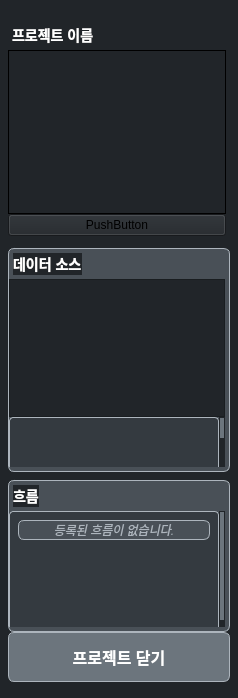
<?xml version="1.0" encoding="UTF-8"?>
<ui version="4.0">
 <class>ProjectMenuPanel</class>
 <widget class="QWidget" name="ProjectMenuPanel">
  <property name="geometry">
   <rect>
    <x>0</x>
    <y>0</y>
    <width>238</width>
    <height>698</height>
   </rect>
  </property>
  <property name="autoFillBackground">
   <bool>false</bool>
  </property>
  <property name="styleSheet">
   <string notr="true">QWidget {
    background-color: #212529;
}
QLabel#project_name {
    font-size: 14px; 
    font-weight: bold; 
    color: white; 
    padding-bottom: 0px;
}
QFrame#desc_box {
    background-color: #495057;
    border-radius: 6px;
    border: 1px solid #adb5bd;
    margin-top: 8px;
    min-height: 100px;
}
QTextEdit#desc_text {
    color: #e9ecef;
    background: transparent;
    border: none;
    padding: 0px;
    margin: 0px;
    min-height: 100px;
}
QFrame#data_section, QFrame#flow_section {
    background-color: #495057;
    border-radius: 6px;
    border: 1px solid #adb5bd;
    margin-top: 8px;
    min-height: 150px;
}
QLabel#data_label, QLabel#flow_label {
    font-size: 14px; 
    font-weight: bold; 
    color: white; 
    padding: 0px;
    margin: 0px;
}
QPushButton#data_add_btn, QPushButton#flow_add_btn {
    border: none;
    background-color: transparent;
    padding: 0px;
    margin: 0px;
    margin-top: 2px;
}
QFrame#data_list_container, QFrame#flow_list_container {
    background-color: #343a40;
    border: 1px solid #adb5bd;
    border-radius: 4px;
    min-height: 120px;
}
QLabel#no_data_label, QLabel#no_flow_label {
    color: #adb5bd;
    font-style: italic;
    font-size: 12px;
}
QPushButton#close_btn {
    background-color: #6c757d;
    padding: 8px;
    border-radius: 6px;
    text-align: center;
    font-size: 16px;
    font-weight: bold;
    border: 1px solid #adb5bd;
    color: white;
    min-height: 32px;
}
QPushButton#close_btn:hover {
    background-color: #868e96;
    border-color: #ced4da;
}
QScrollArea {
    border: none;
    background: transparent;
    border-radius: 6px;
    padding: 0px;
    margin: 0px;
}
QScrollArea QWidget#desc_container {
    background: transparent;
    border-radius: 6px;
    padding: 0px;
    margin: 0px;
}
QScrollArea QFrame {
    border: 1px solid #adb5bd;
    border-radius: 6px;
    background-color: #495057;
    padding: 0px;
    margin: 0px;
}
QScrollBar:vertical {
    border: none;
    background: transparent;
    width: 6px;
    margin: 1px 1px 1px 1px;
}
QScrollBar::handle:vertical {
    background: #6c757d;
    border-radius: 3px;
    min-height: 20px;
}
QScrollBar::handle:vertical:hover {
    background: #868e96;
}
QScrollBar::add-line:vertical, QScrollBar::sub-line:vertical {
    height: 0px;
}
QScrollBar::add-page:vertical, QScrollBar::sub-page:vertical {
    background: transparent;
}
</string>
  </property>
  <layout class="QVBoxLayout" name="menu_layout">
   <property name="spacing">
    <number>0</number>
   </property>
   <property name="leftMargin">
    <number>8</number>
   </property>
   <property name="topMargin">
    <number>20</number>
   </property>
   <property name="rightMargin">
    <number>8</number>
   </property>
   <property name="bottomMargin">
    <number>16</number>
   </property>
   <item>
    <widget class="QFrame" name="project_section">
     <property name="frameShape">
      <enum>QFrame::Shape::Panel</enum>
     </property>
     <property name="frameShadow">
      <enum>QFrame::Shadow::Plain</enum>
     </property>
     <property name="lineWidth">
      <number>0</number>
     </property>
     <layout class="QVBoxLayout" name="project_name_layout">
      <property name="spacing">
       <number>0</number>
      </property>
      <property name="leftMargin">
       <number>0</number>
      </property>
      <property name="topMargin">
       <number>4</number>
      </property>
      <property name="rightMargin">
       <number>4</number>
      </property>
      <property name="bottomMargin">
       <number>4</number>
      </property>
      <item>
       <layout class="QHBoxLayout" name="project_name_header">
        <property name="spacing">
         <number>0</number>
        </property>
        <property name="bottomMargin">
         <number>4</number>
        </property>
        <item>
         <layout class="QHBoxLayout" name="project_name_label_layout">
          <property name="spacing">
           <number>5</number>
          </property>
          <property name="leftMargin">
           <number>4</number>
          </property>
          <item>
           <widget class="QLabel" name="project_name">
            <property name="text">
             <string>프로젝트 이름</string>
            </property>
           </widget>
          </item>
         </layout>
        </item>
       </layout>
      </item>
      <item>
       <widget class="QFrame" name="project_box">
        <property name="styleSheet">
         <string notr="true"/>
        </property>
        <property name="frameShape">
         <enum>QFrame::Shape::Panel</enum>
        </property>
        <property name="frameShadow">
         <enum>QFrame::Shadow::Plain</enum>
        </property>
        <layout class="QVBoxLayout" name="desc_layout">
         <property name="spacing">
          <number>0</number>
         </property>
         <property name="leftMargin">
          <number>4</number>
         </property>
         <property name="topMargin">
          <number>4</number>
         </property>
         <property name="rightMargin">
          <number>4</number>
         </property>
         <property name="bottomMargin">
          <number>12</number>
         </property>
         <item>
          <widget class="QScrollArea" name="desc_scroll">
           <property name="frameShape">
            <enum>QFrame::Shape::NoFrame</enum>
           </property>
           <property name="frameShadow">
            <enum>QFrame::Shadow::Plain</enum>
           </property>
           <property name="verticalScrollBarPolicy">
            <enum>Qt::ScrollBarPolicy::ScrollBarAsNeeded</enum>
           </property>
           <property name="horizontalScrollBarPolicy">
            <enum>Qt::ScrollBarPolicy::ScrollBarAlwaysOff</enum>
           </property>
           <property name="widgetResizable">
            <bool>true</bool>
           </property>
           <widget class="QWidget" name="desc_container">
            <property name="geometry">
             <rect>
              <x>0</x>
              <y>0</y>
              <width>208</width>
              <height>129</height>
             </rect>
            </property>
            <property name="styleSheet">
             <string notr="true">background: transparent;</string>
            </property>
            <layout class="QVBoxLayout" name="desc_container_layout">
             <property name="spacing">
              <number>0</number>
             </property>
             <property name="leftMargin">
              <number>4</number>
             </property>
             <property name="topMargin">
              <number>4</number>
             </property>
             <property name="rightMargin">
              <number>4</number>
             </property>
             <property name="bottomMargin">
              <number>4</number>
             </property>
             <item>
              <widget class="QTextEdit" name="desc_text">
               <property name="frameShape">
                <enum>QFrame::Shape::NoFrame</enum>
               </property>
               <property name="frameShadow">
                <enum>QFrame::Shadow::Plain</enum>
               </property>
               <property name="verticalScrollBarPolicy">
                <enum>Qt::ScrollBarPolicy::ScrollBarAlwaysOff</enum>
               </property>
               <property name="horizontalScrollBarPolicy">
                <enum>Qt::ScrollBarPolicy::ScrollBarAlwaysOff</enum>
               </property>
               <property name="readOnly">
                <bool>true</bool>
               </property>
              </widget>
             </item>
            </layout>
           </widget>
          </widget>
         </item>
        </layout>
       </widget>
      </item>
      <item>
       <widget class="QPushButton" name="show_info_button">
        <property name="text">
         <string>PushButton</string>
        </property>
       </widget>
      </item>
     </layout>
    </widget>
   </item>
   <item>
    <widget class="QFrame" name="data_section">
     <property name="frameShape">
      <enum>QFrame::Shape::Panel</enum>
     </property>
     <property name="frameShadow">
      <enum>QFrame::Shadow::Plain</enum>
     </property>
     <property name="lineWidth">
      <number>0</number>
     </property>
     <layout class="QVBoxLayout" name="data_layout">
      <property name="spacing">
       <number>0</number>
      </property>
      <property name="leftMargin">
       <number>0</number>
      </property>
      <property name="topMargin">
       <number>4</number>
      </property>
      <property name="rightMargin">
       <number>4</number>
      </property>
      <property name="bottomMargin">
       <number>4</number>
      </property>
      <item>
       <layout class="QHBoxLayout" name="data_header">
        <property name="spacing">
         <number>0</number>
        </property>
        <property name="bottomMargin">
         <number>4</number>
        </property>
        <item>
         <layout class="QHBoxLayout" name="label_layout">
          <property name="spacing">
           <number>5</number>
          </property>
          <property name="leftMargin">
           <number>4</number>
          </property>
          <item>
           <widget class="QLabel" name="data_label">
            <property name="text">
             <string>데이터 소스</string>
            </property>
           </widget>
          </item>
          <item>
           <widget class="QPushButton" name="data_add_btn">
            <property name="iconSize">
             <size>
              <width>14</width>
              <height>14</height>
             </size>
            </property>
            <property name="fixedSize" stdset="0">
             <size>
              <width>18</width>
              <height>18</height>
             </size>
            </property>
           </widget>
          </item>
         </layout>
        </item>
        <item>
         <spacer name="horizontalSpacer">
          <property name="orientation">
           <enum>Qt::Orientation::Horizontal</enum>
          </property>
          <property name="sizeHint" stdset="0">
           <size>
            <width>40</width>
            <height>20</height>
           </size>
          </property>
         </spacer>
        </item>
       </layout>
      </item>
      <item>
       <widget class="QListWidget" name="listWidget"/>
      </item>
      <item>
       <widget class="QScrollArea" name="data_list_widget">
        <property name="frameShape">
         <enum>QFrame::Shape::NoFrame</enum>
        </property>
        <property name="frameShadow">
         <enum>QFrame::Shadow::Plain</enum>
        </property>
        <property name="verticalScrollBarPolicy">
         <enum>Qt::ScrollBarPolicy::ScrollBarAsNeeded</enum>
        </property>
        <property name="horizontalScrollBarPolicy">
         <enum>Qt::ScrollBarPolicy::ScrollBarAlwaysOff</enum>
        </property>
        <property name="widgetResizable">
         <bool>true</bool>
        </property>
        <widget class="QFrame" name="data_list_container">
         <property name="geometry">
          <rect>
           <x>0</x>
           <y>0</y>
           <width>210</width>
           <height>122</height>
          </rect>
         </property>
         <property name="frameShape">
          <enum>QFrame::Shape::Panel</enum>
         </property>
         <property name="frameShadow">
          <enum>QFrame::Shadow::Plain</enum>
         </property>
         <layout class="QVBoxLayout" name="data_list_layout">
          <property name="spacing">
           <number>6</number>
          </property>
          <property name="leftMargin">
           <number>8</number>
          </property>
          <property name="topMargin">
           <number>8</number>
          </property>
          <property name="rightMargin">
           <number>8</number>
          </property>
          <property name="bottomMargin">
           <number>8</number>
          </property>
         </layout>
        </widget>
       </widget>
      </item>
     </layout>
    </widget>
   </item>
   <item>
    <widget class="QFrame" name="flow_section">
     <property name="frameShape">
      <enum>QFrame::Shape::Panel</enum>
     </property>
     <property name="frameShadow">
      <enum>QFrame::Shadow::Plain</enum>
     </property>
     <property name="lineWidth">
      <number>0</number>
     </property>
     <layout class="QVBoxLayout" name="flow_layout">
      <property name="spacing">
       <number>0</number>
      </property>
      <property name="leftMargin">
       <number>0</number>
      </property>
      <property name="topMargin">
       <number>4</number>
      </property>
      <property name="rightMargin">
       <number>4</number>
      </property>
      <property name="bottomMargin">
       <number>4</number>
      </property>
      <item>
       <layout class="QHBoxLayout" name="flow_header">
        <property name="spacing">
         <number>0</number>
        </property>
        <property name="bottomMargin">
         <number>4</number>
        </property>
        <item>
         <layout class="QHBoxLayout" name="flow_label_layout">
          <property name="spacing">
           <number>5</number>
          </property>
          <property name="leftMargin">
           <number>4</number>
          </property>
          <item>
           <widget class="QLabel" name="flow_label">
            <property name="text">
             <string>흐름</string>
            </property>
           </widget>
          </item>
          <item>
           <widget class="QPushButton" name="flow_add_btn">
            <property name="fixedSize" stdset="0">
             <size>
              <width>18</width>
              <height>18</height>
             </size>
            </property>
           </widget>
          </item>
         </layout>
        </item>
        <item>
         <spacer name="horizontalSpacer_2">
          <property name="orientation">
           <enum>Qt::Orientation::Horizontal</enum>
          </property>
          <property name="sizeHint" stdset="0">
           <size>
            <width>40</width>
            <height>20</height>
           </size>
          </property>
         </spacer>
        </item>
       </layout>
      </item>
      <item>
       <widget class="QScrollArea" name="flow_scroll">
        <property name="frameShape">
         <enum>QFrame::Shape::NoFrame</enum>
        </property>
        <property name="frameShadow">
         <enum>QFrame::Shadow::Plain</enum>
        </property>
        <property name="verticalScrollBarPolicy">
         <enum>Qt::ScrollBarPolicy::ScrollBarAsNeeded</enum>
        </property>
        <property name="horizontalScrollBarPolicy">
         <enum>Qt::ScrollBarPolicy::ScrollBarAlwaysOff</enum>
        </property>
        <property name="widgetResizable">
         <bool>true</bool>
        </property>
        <widget class="QFrame" name="flow_list_container">
         <property name="geometry">
          <rect>
           <x>0</x>
           <y>0</y>
           <width>210</width>
           <height>122</height>
          </rect>
         </property>
         <property name="frameShape">
          <enum>QFrame::Shape::Panel</enum>
         </property>
         <property name="frameShadow">
          <enum>QFrame::Shadow::Plain</enum>
         </property>
         <layout class="QVBoxLayout" name="flow_list_layout">
          <property name="spacing">
           <number>6</number>
          </property>
          <property name="leftMargin">
           <number>8</number>
          </property>
          <property name="topMargin">
           <number>8</number>
          </property>
          <property name="rightMargin">
           <number>8</number>
          </property>
          <property name="bottomMargin">
           <number>8</number>
          </property>
          <item>
           <widget class="QLabel" name="no_flow_label">
            <property name="text">
             <string>등록된 흐름이 없습니다.</string>
            </property>
            <property name="alignment">
             <set>Qt::AlignmentFlag::AlignCenter</set>
            </property>
           </widget>
          </item>
          <item>
           <spacer name="verticalSpacer_2">
            <property name="orientation">
             <enum>Qt::Orientation::Vertical</enum>
            </property>
            <property name="sizeHint" stdset="0">
             <size>
              <width>20</width>
              <height>40</height>
             </size>
            </property>
           </spacer>
          </item>
         </layout>
        </widget>
       </widget>
      </item>
     </layout>
    </widget>
   </item>
   <item>
    <spacer name="verticalSpacer_3">
     <property name="orientation">
      <enum>Qt::Orientation::Vertical</enum>
     </property>
     <property name="sizeHint" stdset="0">
      <size>
       <width>20</width>
       <height>40</height>
      </size>
     </property>
    </spacer>
   </item>
   <item>
    <widget class="QPushButton" name="close_btn">
     <property name="minimumSize">
      <size>
       <width>0</width>
       <height>50</height>
      </size>
     </property>
     <property name="text">
      <string>프로젝트 닫기</string>
     </property>
     <property name="iconSize">
      <size>
       <width>16</width>
       <height>16</height>
      </size>
     </property>
    </widget>
   </item>
  </layout>
 </widget>
 <resources>
  <include location="resources/s-dia.qrc"/>
 </resources>
 <connections/>
</ui>
